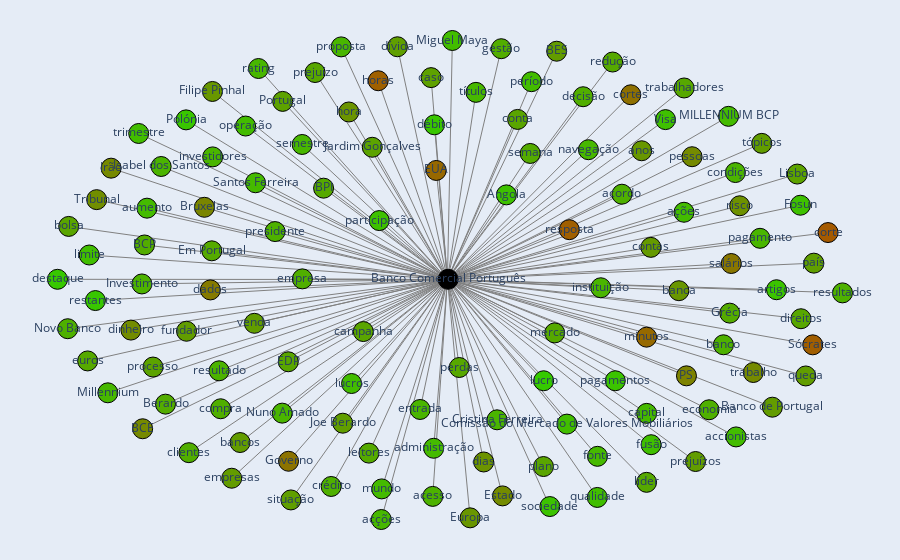

Here is the notebook cell this chart was saved with:
### Code cell
import networkx as nx
import plotly.graph_objects as go
from plotly.subplots import make_subplots
import numpy as np


# Sample dictionary data
linha = 0
data = df["keywords"].iloc[linha]
company = df.index[linha]

# Create the graph
G = nx.Graph()

# Add nodes to the graph with attributes
for word, attributes in data.items():
    G.add_node(word, **attributes)
    G.add_edge(company, word)

# Node positions
pos = nx.spring_layout(G, seed=42)

# Lists for node positions and info
node_x = []
node_y = []
node_color = []
node_text = []  # Label to show only the word
node_hovertext = []  # Detailed info for hover

for node in G.nodes:
    if node == company:
        x, y = 0, 0
        node_x.append(x)
        node_y.append(y)
        node_text.append(node)
        node_hovertext.append(f"Company: {node}")
        node_color.append("black")
        continue
    x, y = pos[node]
    node_x.append(x)
    node_y.append(y)
    
    # Color the node from red (-1) to green (1)
    color_value = (G.nodes[node]["sentiment"] + 1) / 2  # Normalize between 0 and 1
    node_color.append(f"rgb({255 * (1 - color_value)}, {255 * color_value}, 0)")
    
    # Text for label (only the word) and hover (detailed info)
    node_text.append(node)
    node_hovertext.append(
        f"""Palavra: {node}
        <br>Contagem: {G.nodes[node]['count']}
        <br>Sentiment: {round(G.nodes[node]['sentiment'], 3)}
        <br>Source:
        <br>{G.nodes[node]['source']}"""
        #<br>News: {random.choice(list(G.nodes[node]['news']))} #arranjar melhor forma de fazer isto
    )

# Create the plotly figure
fig = make_subplots()

# Draw edges
edge_x = []
edge_y = []

for edge in G.edges:
    x0, y0 = pos[edge[0]]
    x1, y1 = pos[edge[1]]
    edge_x.extend([x0, x1, None])
    edge_y.extend([y0, y1, None])

fig.add_trace(
    go.Scatter(
        x=edge_x,
        y=edge_y,
        line=dict(width=1, color="gray"),
        hoverinfo="none",
        mode="lines"
    )
)

# Draw nodes
fig.add_trace(
    go.Scatter(
        x=node_x,
        y=node_y,
        mode="markers+text",
        text=node_text,  # Shows only the word as label
        hovertext=node_hovertext,  # Detailed info on hover
        marker=dict(
            color=node_color,
            size=20,
            line=dict(color="black", width=1)
        ),
        hoverinfo="text"  # Use hovertext for detailed info
    )
)

# Figure layout
fig.update_layout(
    showlegend=False,
    hovermode="closest",
    margin=dict(b=0, l=0, r=0, t=0),
    xaxis=dict(showgrid=False, zeroline=False, showticklabels=False),
    yaxis=dict(showgrid=False, zeroline=False, showticklabels=False)
)

fig.write_html("grafo_interativo.html")
fig.show()

### Figure 1 — Plotly figure (JSON) as saved in the notebook; plotly's stock layout.template omitted (floating-point values rounded to 4 significant figures; data arrays with more than 128 entries replaced by an {"elided": "..."} marker saying what was removed)
{"data": [{"hoverinfo": "none", "line": {"color": "gray", "width": 1}, "mode": "lines", "type": "scatter", "x": {"elided": "378 float values"}, "y": {"elided": "378 float values"}}, {"hoverinfo": "text", "hovertext": ["Palavra: Angola\n        <br>Contagem: 135\n        <br>Sentiment: 0.514\n        <br>Source:\n        <br>{'Diário de Notícias': 17, 'Público': 78, 'RTP': 40}", "Company: Banco Comercial Português", "Palavra: BCE\n        <br>Contagem: 146\n        <br>Sentiment: 0.074\n        <br>Source:\n        <br>{'Diário de Notícias': 29, 'Público': 65, 'RTP': 52}", "Palavra: BCP\n        <br>Contagem: 5170\n        <br>Sentiment: 0.35\n        <br>Source:\n        <br>{'Diário de Notícias': 1546, 'Público': 2193.0, 'RTP': 1431}", "Palavra: BES\n        <br>Contagem: 333\n        <br>Sentiment: 0.221\n        <br>Source:\n        <br>{'Diário de Notícias': 159, 'Público': 131, 'RTP': 43}", "Palavra: BPI\n        <br>Contagem: 442\n        <br>Sentiment: 0.322\n        <br>Source:\n        <br>{'Diário de Notícias': 159, 'Público': 165, 'RTP': 118}", "Palavra: Banco de Portugal\n        <br>Contagem: 326\n        <br>Sentiment: 0.22\n        <br>Source:\n        <br>{'Diário de Notícias': 89, 'Público': 131.0, 'RTP': 106.0}", "Palavra: Berardo\n        <br>Contagem: 134.0\n        <br>Sentiment: 0.35\n        <br>Source:\n        <br>{'Diário de Notícias': 43.0, 'Público': 55.0, 'RTP': 36.0}", "Palavra: Bruxelas\n        <br>Contagem: 115\n        <br>Sentiment: 0.043\n        <br>Source:\n        <br>{'Diário de Notícias': 55, 'Público': 38, 'RTP': 22}", "Palavra: Comissão do Mercado de Valores Mobiliários\n        <br>Contagem: 107\n        <br>Sentiment: 0.486\n        <br>Source:\n        <br>{'Diário de Notícias': 33, 'Público': 49, 'RTP': 25}", "Palavra: Cristina Ferreira\n        <br>Contagem: 123.0\n        <br>Sentiment: 0.423\n        <br>Source:\n        <br>{'Público': 123.0}", "Palavra: EDP\n        <br>Contagem: 135\n        <br>Sentiment: 0.302\n        <br>Source:\n        <br>{'Diário de Notícias': 51, 'Público': 52, 'RTP': 32}", "Palavra: EUA\n        <br>Contagem: 312\n        <br>Sentiment: -0.183\n        <br>Source:\n        <br>{'Diário de Notícias': 236, 'Público': 50, 'RTP': 26}", "Palavra: Em Portugal\n        <br>Contagem: 194\n        <br>Sentiment: 0.33\n        <br>Source:\n        <br>{'Diário de Notícias': 57, 'Público': 69, 'RTP': 68}", "Palavra: Estado\n        <br>Contagem: 431\n        <br>Sentiment: 0.093\n        <br>Source:\n        <br>{'Diário de Notícias': 248, 'Público': 142, 'RTP': 41}", "Palavra: Europa\n        <br>Contagem: 232\n        <br>Sentiment: 0.175\n        <br>Source:\n        <br>{'Diário de Notícias': 119, 'Público': 50, 'RTP': 63}", "Palavra: Filipe Pinhal\n        <br>Contagem: 213.0\n        <br>Sentiment: 0.188\n        <br>Source:\n        <br>{'Diário de Notícias': 43.0, 'Público': 120.0, 'RTP': 50.0}", "Palavra: Fosun\n        <br>Contagem: 217.0\n        <br>Sentiment: 0.51\n        <br>Source:\n        <br>{'Diário de Notícias': 70.0, 'Público': 73.0, 'RTP': 74.0}", "Palavra: Governo\n        <br>Contagem: 518\n        <br>Sentiment: -0.096\n        <br>Source:\n        <br>{'Diário de Notícias': 353, 'Público': 100, 'RTP': 65}", "Palavra: Grécia\n        <br>Contagem: 107\n        <br>Sentiment: 0.338\n        <br>Source:\n        <br>{'Diário de Notícias': 20, 'Público': 73, 'RTP': 14}", "Palavra: Investimento\n        <br>Contagem: 181.0\n        <br>Sentiment: 0.394\n        <br>Source:\n        <br>{'Diário de Notícias': 62.0, 'Público': 57.0, 'RTP': 62.0}", "Palavra: Irão\n        <br>Contagem: 109\n        <br>Sentiment: 0.071\n        <br>Source:\n        <br>{'Diário de Notícias': 52, 'Público': 43.0, 'RTP': 14}", "Palavra: Isabel dos Santos\n        <br>Contagem: 119\n        <br>Sentiment: 0.413\n        <br>Source:\n        <br>{'Diário de Notícias': 42, 'Público': 35.0, 'RTP': 42.0}", "Palavra: Jardim Gonçalves\n        <br>Contagem: 219.0\n        <br>Sentiment: 0.281\n        <br>Source:\n        <br>{'Diário de Notícias': 68.0, 'Público': 136.0, 'RTP': 15.0}", "Palavra: Joe Berardo\n        <br>Contagem: 112.0\n        <br>Sentiment: 0.242\n        <br>Source:\n        <br>{'Diário de Notícias': 30.0, 'Público': 63.0, 'RTP': 19.0}", "Palavra: Lisboa\n        <br>Contagem: 384\n        <br>Sentiment: 0.281\n        <br>Source:\n        <br>{'Diário de Notícias': 181, 'Público': 117, 'RTP': 86}", "Palavra: MILLENNIUM BCP\n        <br>Contagem: 144.0\n        <br>Sentiment: 0.471\n        <br>Source:\n        <br>{'Diário de Notícias': 44.0, 'Público': 55.0, 'RTP': 45.0}", "Palavra: Miguel Maya\n        <br>Contagem: 149.0\n        <br>Sentiment: 0.483\n        <br>Source:\n        <br>{'Diário de Notícias': 31.0, 'Público': 80.0, 'RTP': 38.0}", "Palavra: Millennium\n        <br>Contagem: 236.0\n        <br>Sentiment: 0.442\n        <br>Source:\n        <br>{'Diário de Notícias': 109.0, 'Público': 66.0, 'RTP': 61.0}", "Palavra: Novo Banco\n        <br>Contagem: 346\n        <br>Sentiment: 0.386\n        <br>Source:\n        <br>{'Diário de Notícias': 64.0, 'Público': 189.0, 'RTP': 93}", "Palavra: Nuno Amado\n        <br>Contagem: 454.0\n        <br>Sentiment: 0.416\n        <br>Source:\n        <br>{'Diário de Notícias': 149.0, 'Público': 227.0, 'RTP': 78.0}", "Palavra: PS\n        <br>Contagem: 167\n        <br>Sentiment: 0.016\n        <br>Source:\n        <br>{'Diário de Notícias': 96, 'Público': 28, 'RTP': 43}", "Palavra: Polónia\n        <br>Contagem: 160\n        <br>Sentiment: 0.551\n        <br>Source:\n        <br>{'Diário de Notícias': 26.0, 'Público': 89, 'RTP': 45.0}", "Palavra: Portugal\n        <br>Contagem: 941\n        <br>Sentiment: 0.272\n        <br>Source:\n        <br>{'Diário de Notícias': 357, 'Público': 449, 'RTP': 135}", "Palavra: Santos Ferreira\n        <br>Contagem: 127.0\n        <br>Sentiment: 0.456\n        <br>Source:\n        <br>{'Diário de Notícias': 25.0, 'Público': 97.0, 'RTP': 5.0}", "Palavra: Sócrates\n        <br>Contagem: 133\n        <br>Sentiment: -0.261\n        <br>Source:\n        <br>{'Diário de Notícias': 104, 'Público': 13, 'RTP': 16}", "Palavra: Tribunal\n        <br>Contagem: 205.0\n        <br>Sentiment: 0.117\n        <br>Source:\n        <br>{'Diário de Notícias': 60.0, 'Público': 139.0, 'RTP': 6.0}", "Palavra: Visa\n        <br>Contagem: 292.0\n        <br>Sentiment: 0.503\n        <br>Source:\n        <br>{'Diário de Notícias': 14.0, 'Público': 276.0, 'RTP': 2.0}", "Palavra: accionistas\n        <br>Contagem: 198\n        <br>Sentiment: 0.474\n        <br>Source:\n        <br>{'Diário de Notícias': 14.0, 'Público': 169, 'RTP': 15.0}", "Palavra: acesso\n        <br>Contagem: 188\n        <br>Sentiment: 0.396\n        <br>Source:\n        <br>{'Diário de Notícias': 58, 'Público': 112, 'RTP': 18}", "Palavra: acordo\n        <br>Contagem: 325\n        <br>Sentiment: 0.377\n        <br>Source:\n        <br>{'Diário de Notícias': 75, 'Público': 149, 'RTP': 101}", "Palavra: acções\n        <br>Contagem: 362\n        <br>Sentiment: 0.446\n        <br>Source:\n        <br>{'Diário de Notícias': 37, 'Público': 313, 'RTP': 12}", "Palavra: administração\n        <br>Contagem: 235\n        <br>Sentiment: 0.455\n        <br>Source:\n        <br>{'Diário de Notícias': 58, 'Público': 134, 'RTP': 43}", "Palavra: anos\n        <br>Contagem: 811\n        <br>Sentiment: 0.182\n        <br>Source:\n        <br>{'Diário de Notícias': 339, 'Público': 282, 'RTP': 190}", "Palavra: artigos\n        <br>Contagem: 328\n        <br>Sentiment: 0.535\n        <br>Source:\n        <br>{'Diário de Notícias': 4, 'Público': 323, 'RTP': 1.0}", "Palavra: aumento\n        <br>Contagem: 367\n        <br>Sentiment: 0.466\n        <br>Source:\n        <br>{'Diário de Notícias': 80, 'Público': 189, 'RTP': 98}", "Palavra: ações\n        <br>Contagem: 227.0\n        <br>Sentiment: 0.473\n        <br>Source:\n        <br>{'Diário de Notícias': 126.0, 'Público': 2.0, 'RTP': 99.0}", "Palavra: banca\n        <br>Contagem: 250\n        <br>Sentiment: 0.174\n        <br>Source:\n        <br>{'Diário de Notícias': 112, 'Público': 106, 'RTP': 32}", "Palavra: banco\n        <br>Contagem: 1856.0\n        <br>Sentiment: 0.386\n        <br>Source:\n        <br>{'Diário de Notícias': 499.0, 'Público': 963.0, 'RTP': 394.0}", "Palavra: bancos\n        <br>Contagem: 547\n        <br>Sentiment: 0.222\n        <br>Source:\n        <br>{'Diário de Notícias': 172, 'Público': 260, 'RTP': 115}", "Palavra: bolsa\n        <br>Contagem: 151.0\n        <br>Sentiment: 0.294\n        <br>Source:\n        <br>{'Diário de Notícias': 61.0, 'Público': 45.0, 'RTP': 45.0}", "Palavra: campanha\n        <br>Contagem: 220\n        <br>Sentiment: 0.291\n        <br>Source:\n        <br>{'Diário de Notícias': 45, 'Público': 167, 'RTP': 8}", "Palavra: capital\n        <br>Contagem: 828\n        <br>Sentiment: 0.452\n        <br>Source:\n        <br>{'Diário de Notícias': 201, 'Público': 419, 'RTP': 208}", "Palavra: caso\n        <br>Contagem: 270\n        <br>Sentiment: 0.261\n        <br>Source:\n        <br>{'Diário de Notícias': 116, 'Público': 119, 'RTP': 35}", "Palavra: clientes\n        <br>Contagem: 234\n        <br>Sentiment: 0.367\n        <br>Source:\n        <br>{'Diário de Notícias': 44, 'Público': 153, 'RTP': 37}", "Palavra: compra\n        <br>Contagem: 228\n        <br>Sentiment: 0.37\n        <br>Source:\n        <br>{'Diário de Notícias': 60, 'Público': 122, 'RTP': 46}", "Palavra: condições\n        <br>Contagem: 177\n        <br>Sentiment: 0.408\n        <br>Source:\n        <br>{'Diário de Notícias': 36, 'Público': 102, 'RTP': 39}", "Palavra: conta\n        <br>Contagem: 484\n        <br>Sentiment: 0.294\n        <br>Source:\n        <br>{'Diário de Notícias': 153, 'Público': 312, 'RTP': 19}", "Palavra: contas\n        <br>Contagem: 282\n        <br>Sentiment: 0.21\n        <br>Source:\n        <br>{'Diário de Notícias': 96, 'Público': 141, 'RTP': 45}", "Palavra: corte\n        <br>Contagem: 183\n        <br>Sentiment: -0.297\n        <br>Source:\n        <br>{'Diário de Notícias': 148, 'Público': 31, 'RTP': 4.0}", "Palavra: cortes\n        <br>Contagem: 208\n        <br>Sentiment: -0.121\n        <br>Source:\n        <br>{'Diário de Notícias': 146, 'Público': 39, 'RTP': 23}", "Palavra: crédito\n        <br>Contagem: 348.0\n        <br>Sentiment: 0.378\n        <br>Source:\n        <br>{'Diário de Notícias': 72.0, 'Público': 182.0, 'RTP': 94.0}", "Palavra: dados\n        <br>Contagem: 237\n        <br>Sentiment: -0.042\n        <br>Source:\n        <br>{'Diário de Notícias': 153, 'Público': 74, 'RTP': 10}", "Palavra: decisão\n        <br>Contagem: 201\n        <br>Sentiment: 0.361\n        <br>Source:\n        <br>{'Diário de Notícias': 50, 'Público': 113, 'RTP': 38}", "Palavra: destaque\n        <br>Contagem: 200\n        <br>Sentiment: 0.572\n        <br>Source:\n        <br>{'Diário de Notícias': 11, 'Público': 171, 'RTP': 18}", "Palavra: dias\n        <br>Contagem: 475\n        <br>Sentiment: 0.152\n        <br>Source:\n        <br>{'Diário de Notícias': 202, 'Público': 249, 'RTP': 24}", "Palavra: dinheiro\n        <br>Contagem: 191\n        <br>Sentiment: 0.096\n        <br>Source:\n        <br>{'Diário de Notícias': 138, 'Público': 37, 'RTP': 16}", "Palavra: direitos\n        <br>Contagem: 392\n        <br>Sentiment: 0.31\n        <br>Source:\n        <br>{'Diário de Notícias': 143, 'Público': 37, 'RTP': 212}", "Palavra: débito\n        <br>Contagem: 276\n        <br>Sentiment: 0.556\n        <br>Source:\n        <br>{'Diário de Notícias': None, 'Público': 276}", "Palavra: dívida\n        <br>Contagem: 388\n        <br>Sentiment: 0.245\n        <br>Source:\n        <br>{'Diário de Notícias': 121, 'Público': 175, 'RTP': 92}", "Palavra: economia\n        <br>Contagem: 395.0\n        <br>Sentiment: 0.383\n        <br>Source:\n        <br>{'Diário de Notícias': 142.0, 'Público': 150.0, 'RTP': 103.0}", "Palavra: empresa\n        <br>Contagem: 332.0\n        <br>Sentiment: 0.375\n        <br>Source:\n        <br>{'Diário de Notícias': 89.0, 'Público': 119.0, 'RTP': 124.0}", "Palavra: empresas\n        <br>Contagem: 268\n        <br>Sentiment: 0.224\n        <br>Source:\n        <br>{'Diário de Notícias': 125, 'Público': 99, 'RTP': 44}", "Palavra: entrada\n        <br>Contagem: 171\n        <br>Sentiment: 0.423\n        <br>Source:\n        <br>{'Diário de Notícias': 59, 'Público': 74, 'RTP': 38}", "Palavra: euros\n        <br>Contagem: 2133\n        <br>Sentiment: 0.329\n        <br>Source:\n        <br>{'Diário de Notícias': 607, 'Público': 939, 'RTP': 587}", "Palavra: fonte\n        <br>Contagem: 290\n        <br>Sentiment: 0.45\n        <br>Source:\n        <br>{'Diário de Notícias': 15, 'Público': 36, 'RTP': 239}", "Palavra: fundador\n        <br>Contagem: 101\n        <br>Sentiment: 0.233\n        <br>Source:\n        <br>{'Diário de Notícias': 26.0, 'Público': 63.0, 'RTP': 12.0}", "Palavra: fusão\n        <br>Contagem: 222\n        <br>Sentiment: 0.499\n        <br>Source:\n        <br>{'Diário de Notícias': 101, 'Público': 59, 'RTP': 62.0}", "Palavra: gestão\n        <br>Contagem: 191\n        <br>Sentiment: 0.36\n        <br>Source:\n        <br>{'Diário de Notícias': 47, 'Público': 120, 'RTP': 24}", "Palavra: hora\n        <br>Contagem: 121\n        <br>Sentiment: 0.16\n        <br>Source:\n        <br>{'Diário de Notícias': 57, 'Público': 49, 'RTP': 15}", "Palavra: horas\n        <br>Contagem: 265\n        <br>Sentiment: -0.248\n        <br>Source:\n        <br>{'Diário de Notícias': 231, 'Público': 21, 'RTP': 13}", "Palavra: instituição\n        <br>Contagem: 246\n        <br>Sentiment: 0.422\n        <br>Source:\n        <br>{'Diário de Notícias': 42, 'Público': 164.0, 'RTP': 40.0}", "Palavra: investidores\n        <br>Contagem: 200\n        <br>Sentiment: 0.423\n        <br>Source:\n        <br>{'Diário de Notícias': 67, 'Público': 96, 'RTP': 37}", "Palavra: leitores\n        <br>Contagem: 201\n        <br>Sentiment: 0.336\n        <br>Source:\n        <br>{'Diário de Notícias': 43, 'Público': 156, 'RTP': 2.0}", "Palavra: limite\n        <br>Contagem: 213\n        <br>Sentiment: 0.494\n        <br>Source:\n        <br>{'Diário de Notícias': 24.0, 'Público': 185, 'RTP': 4.0}", "Palavra: lucro\n        <br>Contagem: 120\n        <br>Sentiment: 0.581\n        <br>Source:\n        <br>{'Diário de Notícias': 11, 'Público': 29, 'RTP': 80}", "Palavra: lucros\n        <br>Contagem: 325\n        <br>Sentiment: 0.482\n        <br>Source:\n        <br>{'Diário de Notícias': 88, 'Público': 105, 'RTP': 132.0}", "Palavra: líder\n        <br>Contagem: 172.0\n        <br>Sentiment: 0.325\n        <br>Source:\n        <br>{'Diário de Notícias': 54.0, 'Público': 99.0, 'RTP': 19.0}", "Palavra: mercado\n        <br>Contagem: 305.0\n        <br>Sentiment: 0.329\n        <br>Source:\n        <br>{'Diário de Notícias': 73.0, 'Público': 170.0, 'RTP': 62.0}", "Palavra: minutos\n        <br>Contagem: 235\n        <br>Sentiment: -0.175\n        <br>Source:\n        <br>{'Diário de Notícias': 176, 'Público': 21, 'RTP': 38}", "Palavra: mundo\n        <br>Contagem: 433\n        <br>Sentiment: 0.468\n        <br>Source:\n        <br>{'Diário de Notícias': 57, 'Público': 296, 'RTP': 80}", "Palavra: navegação\n        <br>Contagem: 205\n        <br>Sentiment: 0.439\n        <br>Source:\n        <br>{'Diário de Notícias': 1.0, 'Público': 203, 'RTP': 1.0}", "Palavra: operação\n        <br>Contagem: 232\n        <br>Sentiment: 0.471\n        <br>Source:\n        <br>{'Diário de Notícias': 61, 'Público': 122, 'RTP': 49}", "Palavra: pagamento\n        <br>Contagem: 187\n        <br>Sentiment: 0.427\n        <br>Source:\n        <br>{'Diário de Notícias': 34, 'Público': 140, 'RTP': 13}", "Palavra: pagamentos\n        <br>Contagem: 227\n        <br>Sentiment: 0.535\n        <br>Source:\n        <br>{'Diário de Notícias': 5.0, 'Público': 221, 'RTP': 1.0}", "Palavra: participação\n        <br>Contagem: 229\n        <br>Sentiment: 0.511\n        <br>Source:\n        <br>{'Diário de Notícias': 106, 'Público': 58, 'RTP': 65}", "Palavra: país\n        <br>Contagem: 300.0\n        <br>Sentiment: 0.25\n        <br>Source:\n        <br>{'Diário de Notícias': 93.0, 'Público': 83.0, 'RTP': 124.0}", "Palavra: perdas\n        <br>Contagem: 132\n        <br>Sentiment: 0.318\n        <br>Source:\n        <br>{'Diário de Notícias': 32, 'Público': 61, 'RTP': 39}", "Palavra: período\n        <br>Contagem: 220\n        <br>Sentiment: 0.477\n        <br>Source:\n        <br>{'Diário de Notícias': 21, 'Público': 163, 'RTP': 36}", "Palavra: pessoas\n        <br>Contagem: 205\n        <br>Sentiment: 0.084\n        <br>Source:\n        <br>{'Diário de Notícias': 96, 'Público': 28, 'RTP': 81}", "Palavra: plano\n        <br>Contagem: 204\n        <br>Sentiment: 0.295\n        <br>Source:\n        <br>{'Diário de Notícias': 55, 'Público': 108, 'RTP': 41.0}", "Palavra: prejuízo\n        <br>Contagem: 184\n        <br>Sentiment: 0.31\n        <br>Source:\n        <br>{'Diário de Notícias': 39.0, 'Público': 77, 'RTP': 68}", "Palavra: prejuízos\n        <br>Contagem: 201\n        <br>Sentiment: 0.228\n        <br>Source:\n        <br>{'Diário de Notícias': 60, 'Público': 82, 'RTP': 59.0}", "Palavra: presidente\n        <br>Contagem: 652\n        <br>Sentiment: 0.386\n        <br>Source:\n        <br>{'Diário de Notícias': 186, 'Público': 272, 'RTP': 194}", "Palavra: processo\n        <br>Contagem: 384\n        <br>Sentiment: 0.28\n        <br>Source:\n        <br>{'Diário de Notícias': 110, 'Público': 200, 'RTP': 74}", "Palavra: proposta\n        <br>Contagem: 248\n        <br>Sentiment: 0.424\n        <br>Source:\n        <br>{'Diário de Notícias': 88, 'Público': 80, 'RTP': 80}", "Palavra: qualidade\n        <br>Contagem: 211\n        <br>Sentiment: 0.487\n        <br>Source:\n        <br>{'Diário de Notícias': 18, 'Público': 180, 'RTP': 13}", "Palavra: queda\n        <br>Contagem: 161\n        <br>Sentiment: 0.231\n        <br>Source:\n        <br>{'Diário de Notícias': 52, 'Público': 52, 'RTP': 57}", "Palavra: rating\n        <br>Contagem: 200\n        <br>Sentiment: 0.438\n        <br>Source:\n        <br>{'Diário de Notícias': 30, 'Público': 107.0, 'RTP': 63}", "Palavra: redução\n        <br>Contagem: 186\n        <br>Sentiment: 0.326\n        <br>Source:\n        <br>{'Diário de Notícias': 74, 'Público': 63, 'RTP': 49}", "Palavra: resposta\n        <br>Contagem: 305\n        <br>Sentiment: -0.258\n        <br>Source:\n        <br>{'Diário de Notícias': 271, 'Público': 24, 'RTP': 10}", "Palavra: restantes\n        <br>Contagem: 209.0\n        <br>Sentiment: 0.559\n        <br>Source:\n        <br>{'Diário de Notícias': 1.0, 'Público': 207.0, 'RTP': 1.0}", "Palavra: resultado\n        <br>Contagem: 175\n        <br>Sentiment: 0.407\n        <br>Source:\n        <br>{'Diário de Notícias': 23, 'Público': 91, 'RTP': 61}", "Palavra: resultados\n        <br>Contagem: 322\n        <br>Sentiment: 0.392\n        <br>Source:\n        <br>{'Diário de Notícias': 60, 'Público': 171, 'RTP': 91}", "Palavra: risco\n        <br>Contagem: 186\n        <br>Sentiment: 0.14\n        <br>Source:\n        <br>{'Diário de Notícias': 73, 'Público': 76, 'RTP': 37}", "Palavra: salários\n        <br>Contagem: 207\n        <br>Sentiment: -0.078\n        <br>Source:\n        <br>{'Diário de Notícias': 130, 'Público': 50, 'RTP': 27}", "Palavra: semana\n        <br>Contagem: 156\n        <br>Sentiment: 0.34\n        <br>Source:\n        <br>{'Diário de Notícias': 74, 'Público': 52, 'RTP': 30}", "Palavra: semestre\n        <br>Contagem: 161\n        <br>Sentiment: 0.435\n        <br>Source:\n        <br>{'Diário de Notícias': 30, 'Público': 75, 'RTP': 56}", "Palavra: situação\n        <br>Contagem: 149\n        <br>Sentiment: 0.247\n        <br>Source:\n        <br>{'Diário de Notícias': 48, 'Público': 64, 'RTP': 37}", "Palavra: sociedade\n        <br>Contagem: 149.0\n        <br>Sentiment: 0.527\n        <br>Source:\n        <br>{'Diário de Notícias': 15.0, 'Público': 125.0, 'RTP': 9.0}", "Palavra: trabalhadores\n        <br>Contagem: 269\n        <br>Sentiment: 0.315\n        <br>Source:\n        <br>{'Diário de Notícias': 112, 'Público': 104, 'RTP': 53}", "Palavra: trabalho\n        <br>Contagem: 205.0\n        <br>Sentiment: 0.08\n        <br>Source:\n        <br>{'Diário de Notícias': 109.0, 'Público': 27.0, 'RTP': 69.0}", "Palavra: trimestre\n        <br>Contagem: 163\n        <br>Sentiment: 0.479\n        <br>Source:\n        <br>{'Diário de Notícias': 44, 'Público': 45, 'RTP': 74}", "Palavra: títulos\n        <br>Contagem: 168\n        <br>Sentiment: 0.44\n        <br>Source:\n        <br>{'Diário de Notícias': 35, 'Público': 108, 'RTP': 25}", "Palavra: tópicos\n        <br>Contagem: 72.0\n        <br>Sentiment: 0.229\n        <br>Source:\n        <br>{'Público': 72.0, 'RTP': None}", "Palavra: venda\n        <br>Contagem: 294\n        <br>Sentiment: 0.229\n        <br>Source:\n        <br>{'Diário de Notícias': 98, 'Público': 141, 'RTP': 55}"], "marker": {"color": ["rgb(61.99372476171911, 193.0062752382809, 0)", "black", "rgb(118.00576383684373, 136.99423616315627, 0)", "rgb(82.87543317107291, 172.12456682892707, 0)", "rgb(99.35686535211343, 155.64313464788657, 0)", "rgb(86.46179806053615, 168.53820193946385, 0)", "rgb(99.39158652473482, 155.60841347526517, 0)", "rgb(82.87012158514834, 172.12987841485167, 0)", "rgb(122.01294868326184, 132.98705131673816, 0)", "rgb(65.4804580032601, 189.51954199673992, 0)", "rgb(73.50596089066664, 181.49403910933336, 0)", "rgb(89.00787176374172, 165.99212823625828, 0)", "rgb(150.80771760008855, 104.19228239991145, 0)", "rgb(85.40092126077215, 169.59907873922785, 0)", "rgb(115.58234766036809, 139.41765233963193, 0)", "rgb(105.1718549065953, 149.8281450934047, 0)", "rgb(103.52307723467621, 151.4769227653238, 0)", "rgb(62.42078751224545, 192.57921248775455, 0)", "rgb(139.78751772221048, 115.21248227778952, 0)", "rgb(84.39517009404294, 170.60482990595708, 0)", "rgb(77.30911416539249, 177.6908858346075, 0)", "rgb(118.46366248355486, 136.53633751644514, 0)", "rgb(74.85522977561915, 180.14477022438084, 0)", "rgb(91.72042917765988, 163.27957082234013, 0)", "rgb(96.64572876798431, 158.3542712320157, 0)", "rgb(91.72025355381265, 163.27974644618735, 0)", "rgb(67.50381484324974, 187.49618515675024, 0)", "rgb(65.87310080509567, 189.12689919490433, 0)", "rgb(71.20078866658305, 183.79921133341693, 0)", "rgb(78.25029552136822, 176.74970447863177, 0)", "rgb(74.49768407386094, 180.50231592613906, 0)", "rgb(125.4269597355494, 129.5730402644506, 0)", "rgb(57.25178863301962, 197.74821136698037, 0)", "rgb(92.86344900795534, 162.13655099204468, 0)", "rgb(69.36134711717358, 185.63865288282642, 0)", "rgb(160.73574904077637, 94.26425095922366, 0)", "rgb(112.63998464654702, 142.36001535345298, 0)", "rgb(63.41542395477723, 191.58457604522278, 0)", "rgb(67.06967060465207, 187.9303293953479, 0)", "rgb(76.96423111151873, 178.03576888848127, 0)", "rgb(79.43262174948164, 175.56737825051837, 0)", "rgb(70.59083771794636, 184.40916228205364, 0)", "rgb(69.47581915894352, 185.52418084105648, 0)", "rgb(104.30722353911467, 150.69277646088534, 0)", "rgb(59.31215716267448, 195.68784283732552, 0)", "rgb(68.13945085056325, 186.86054914943676, 0)", "rgb(67.13953297096675, 187.86046702903326, 0)", "rgb(105.33866530199667, 149.66133469800332, 0)", "rgb(78.28075654051824, 176.71924345948176, 0)", "rgb(99.1570485465807, 155.8429514534193, 0)", "rgb(89.99473056979167, 165.00526943020833, 0)", "rgb(90.43535810531401, 164.564641894686, 0)", "rgb(69.89691556786872, 185.10308443213128, 0)", "rgb(94.25773774446917, 160.74226225553085, 0)", "rgb(80.7176459858098, 174.28235401419022, 0)", "rgb(80.27755909050857, 174.72244090949144, 0)", "rgb(75.43598502300993, 179.56401497699008, 0)", "rgb(89.9577422549861, 165.0422577450139, 0)", "rgb(100.78280022386703, 154.21719977613296, 0)", "rgb(165.31751586438412, 89.6824841356159, 0)", "rgb(142.88131954040057, 112.11868045959945, 0)", "rgb(79.27096522259149, 175.72903477740851, 0)", "rgb(132.8100553085475, 122.1899446914525, 0)", "rgb(81.49563317999078, 173.50436682000924, 0)", "rgb(54.57863790254145, 200.42136209745854, 0)", "rgb(108.15775662965152, 146.84224337034848, 0)", "rgb(115.22411998528395, 139.77588001471605, 0)", "rgb(87.9182338961386, 167.0817661038614, 0)", "rgb(56.65341485016627, 198.34658514983371, 0)", "rgb(96.27444236887048, 158.7255576311295, 0)", "rgb(78.63540253631966, 176.36459746368035, 0)", "rgb(79.63734127391817, 175.36265872608183, 0)", "rgb(98.94575213416124, 156.05424786583876, 0)", "rgb(73.62790119911897, 181.37209880088102, 0)", "rgb(85.53846908776684, 169.46153091223317, 0)", "rgb(70.07162973011653, 184.9283702698835, 0)", "rgb(97.8222268132829, 157.1777731867171, 0)", "rgb(63.862754627858614, 191.1372453721414, 0)", "rgb(81.64730520170966, 173.35269479829034, 0)", "rgb(107.10712919663798, 147.892870803362, 0)", "rgb(159.10078629440423, 95.89921370559577, 0)", "rgb(73.70840141066691, 181.2915985893331, 0)", "rgb(73.58608209910098, 181.41391790089904, 0)", "rgb(84.63248258159916, 170.36751741840084, 0)", "rgb(64.56268879574158, 190.43731120425844, 0)", "rgb(53.43633033029694, 201.56366966970307, 0)", "rgb(66.09782848378097, 188.90217151621903, 0)", "rgb(86.03335530033577, 168.96664469966424, 0)", "rgb(85.59228008001858, 169.40771991998142, 0)", "rgb(149.76806760053822, 105.23193239946177, 0)", "rgb(67.77060946537333, 187.22939053462667, 0)", "rgb(71.47678674823722, 183.5232132517628, 0)", "rgb(67.42320243047027, 187.57679756952973, 0)", "rgb(73.05058992096527, 181.94941007903475, 0)", "rgb(59.327395177668066, 195.67260482233192, 0)", "rgb(62.33497929400949, 192.66502070599051, 0)", "rgb(95.64764911180326, 159.35235088819675, 0)", "rgb(86.9104083043084, 168.0895916956916, 0)", "rgb(66.7147307734826, 188.28526922651739, 0)", "rgb(116.81214316832731, 138.1878568316727, 0)", "rgb(89.8759248998537, 165.12407510014629, 0)", "rgb(87.92113848579208, 167.07886151420792, 0)", "rgb(98.49067565373099, 156.509324346269, 0)", "rgb(78.3420680031057, 176.6579319968943, 0)", "rgb(91.85918607378576, 163.14081392621424, 0)", "rgb(73.49213525752853, 181.50786474247147, 0)", "rgb(65.35717238402924, 189.64282761597076, 0)", "rgb(98.05217335803883, 156.94782664196117, 0)", "rgb(71.65952656077589, 183.34047343922413, 0)", "rgb(85.88756361182553, 169.11243638817447, 0)", "rgb(160.37888025034428, 94.6211197496557, 0)", "rgb(56.16764473526736, 198.83235526473263, 0)", "rgb(75.5497939706239, 179.45020602937612, 0)", "rgb(77.56249972378384, 177.43750027621616, 0)", "rgb(109.70377687870354, 145.29622312129646, 0)", "rgb(137.4827827800397, 117.51721721996029, 0)", "rgb(84.20442231206756, 170.79557768793242, 0)", "rgb(71.99753617928395, 183.00246382071603, 0)", "rgb(96.03390192560431, 158.9660980743957, 0)", "rgb(60.368607578431906, 194.63139242156808, 0)", "rgb(87.303110139412, 167.696889860588, 0)", "rgb(117.25044631358013, 137.7495536864199, 0)", "rgb(66.47134579214, 188.52865420786, 0)", "rgb(71.37500634120617, 183.6249936587938, 0)", "rgb(98.29534674920612, 156.70465325079388, 0)", "rgb(98.3020460926424, 156.6979539073576, 0)"], "line": {"color": "black", "width": 1}, "size": 20}, "mode": "markers+text", "text": ["Angola", "Banco Comercial Português", "BCE", "BCP", "BES", "BPI", "Banco de Portugal", "Berardo", "Bruxelas", "Comissão do Mercado de Valores Mobiliários", "Cristina Ferreira", "EDP", "EUA", "Em Portugal", "Estado", "Europa", "Filipe Pinhal", "Fosun", "Governo", "Grécia", "Investimento", "Irão", "Isabel dos Santos", "Jardim Gonçalves", "Joe Berardo", "Lisboa", "MILLENNIUM BCP", "Miguel Maya", "Millennium", "Novo Banco", "Nuno Amado", "PS", "Polónia", "Portugal", "Santos Ferreira", "Sócrates", "Tribunal", "Visa", "accionistas", "acesso", "acordo", "acções", "administração", "anos", "artigos", "aumento", "ações", "banca", "banco", "bancos", "bolsa", "campanha", "capital", "caso", "clientes", "compra", "condições", "conta", "contas", "corte", "cortes", "crédito", "dados", "decisão", "destaque", "dias", "dinheiro", "direitos", "débito", "dívida", "economia", "empresa", "empresas", "entrada", "euros", "fonte", "fundador", "fusão", "gestão", "hora", "horas", "instituição", "investidores", "leitores", "limite", "lucro", "lucros", "líder", "mercado", "minutos", "mundo", "navegação", "operação", "pagamento", "pagamentos", "participação", "país", "perdas", "período", "pessoas", "plano", "prejuízo", "prejuízos", "presidente", "processo", "proposta", "qualidade", "queda", "rating", "redução", "resposta", "restantes", "resultado", "resultados", "risco", "salários", "semana", "semestre", "situação", "sociedade", "trabalhadores", "trabalho", "trimestre", "títulos", "tópicos", "venda"], "type": "scatter", "x": [0.1478, 0, -0.7744, -0.7697, 0.2753, -0.3157, 0.8222, -0.7165, -0.6178, 0.3013, 0.1242, -0.4052, -0.03006, -0.5991, 0.138, 0.05585, -0.5975, 0.8932, -0.4045, 0.7141, -0.7763, -0.8544, -0.7275, -0.1922, -0.2669, 0.8853, 0.711, 0.01081, -0.8627, -0.9644, -0.4206, 0.6044, -0.6644, -0.4194, -0.4883, 0.9246, -0.891, 0.5512, 0.7301, -0.03895, 0.4408, -0.1694, -0.03653, 0.4908, 0.8327, -0.7634, 0.5981, 0.5851, 0.6982, -0.5274, -0.9619, -0.2149, 0.5035, -0.04312, -0.6572, -0.5767, 0.7285, 0.1762, 0.5141, 0.9633, 0.4633, -0.2965, -0.6027, 0.3424, -0.9903, 0.0903, -0.8042, 0.8947, -0.03473, -0.1285, 0.6616, -0.3695, -0.5486, -0.071, -0.9139, 0.3787, -0.6632, 0.5148, 0.1348, -0.2516, -0.1772, 0.3872, -0.5969, -0.2008, -0.9099, 0.2422, -0.2447, 0.5032, 0.2704, 0.5033, -0.1683, 0.3558, -0.5134, 0.7909, 0.4239, -0.1746, 0.9274, 0.02828, 0.2114, 0.6186, 0.2419, -0.3372, 0.6275, -0.4386, -0.7482, -0.2711, 0.3783, 0.9068, -0.4807, 0.4172, 0.3073, -0.8942, -0.5806, 1, 0.7394, 0.718, 0.2082, -0.37, -0.3986, 0.2579, 0.5984, 0.7738, -0.7845, 0.07066, 0.7954, -0.4911], "y": [0.3463, 0, -0.6135, 0.1407, 0.9358, 0.3738, -0.525, -0.5125, 0.2954, -0.5944, -0.5767, -0.3386, 0.4465, 0.1167, -0.889, -0.9791, 0.7707, 0.3038, -0.7468, -0.139, -0.01924, 0.4559, 0.4628, 0.5416, -0.5907, 0.4317, 0.6686, 0.9798, -0.4659, -0.2029, -0.5494, -0.3963, 0.6541, 0.73, 0.396, -0.2691, 0.3267, 0.6552, -0.647, -0.891, 0.3491, -0.9859, -0.6936, 0.5274, -0.04298, 0.2918, 0.2749, -0.04693, -0.2689, -0.67, 0.2168, -0.2146, -0.5503, 0.8275, -0.7117, -0.5314, 0.438, 0.6559, 0.1309, 0.1917, 0.7572, -0.8503, -0.04382, 0.7491, -0.0002033, -0.7498, -0.2086, -0.162, 0.6338, 0.9541, -0.5356, 0.001585, -0.8165, -0.5344, -0.3352, -0.7267, -0.2134, -0.6789, 0.9462, 0.6865, 0.8147, -0.03485, 0.5022, -0.7134, 0.0995, -0.4165, -0.4278, -0.8333, -0.2201, -0.2376, -0.8603, 0.5317, 0.6288, 0.1681, -0.4164, 0.2409, 0.06612, -0.3621, 0.8108, 0.5029, -0.7685, 0.8484, -0.7479, 0.1957, -0.3602, 0.9536, -0.8953, -0.3968, 0.8649, 0.8914, 0.2034, -0.0874, -0.3757, -0.05594, 0.3016, 0.06462, 0.5163, 0.5531, -0.9056, -0.9327, 0.785, -0.3827, 0.5982, 0.767, 0.5576, -0.1807]}], "layout": {"hovermode": "closest", "margin": {"b": 0, "l": 0, "r": 0, "t": 0}, "showlegend": false, "xaxis": {"anchor": "y", "domain": [0, 1], "showgrid": false, "showticklabels": false, "zeroline": false}, "yaxis": {"anchor": "x", "domain": [0, 1], "showgrid": false, "showticklabels": false, "zeroline": false}}}
